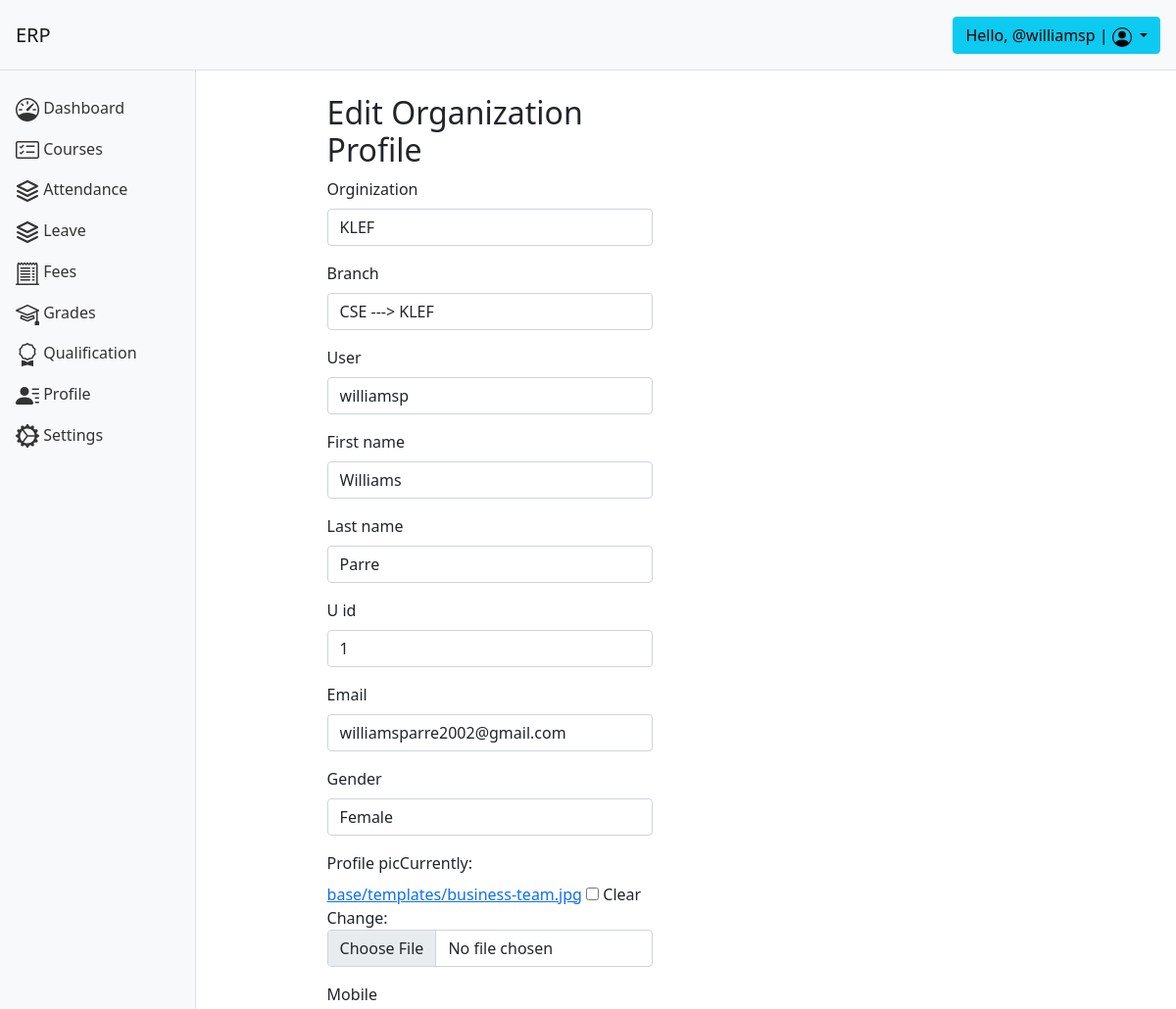
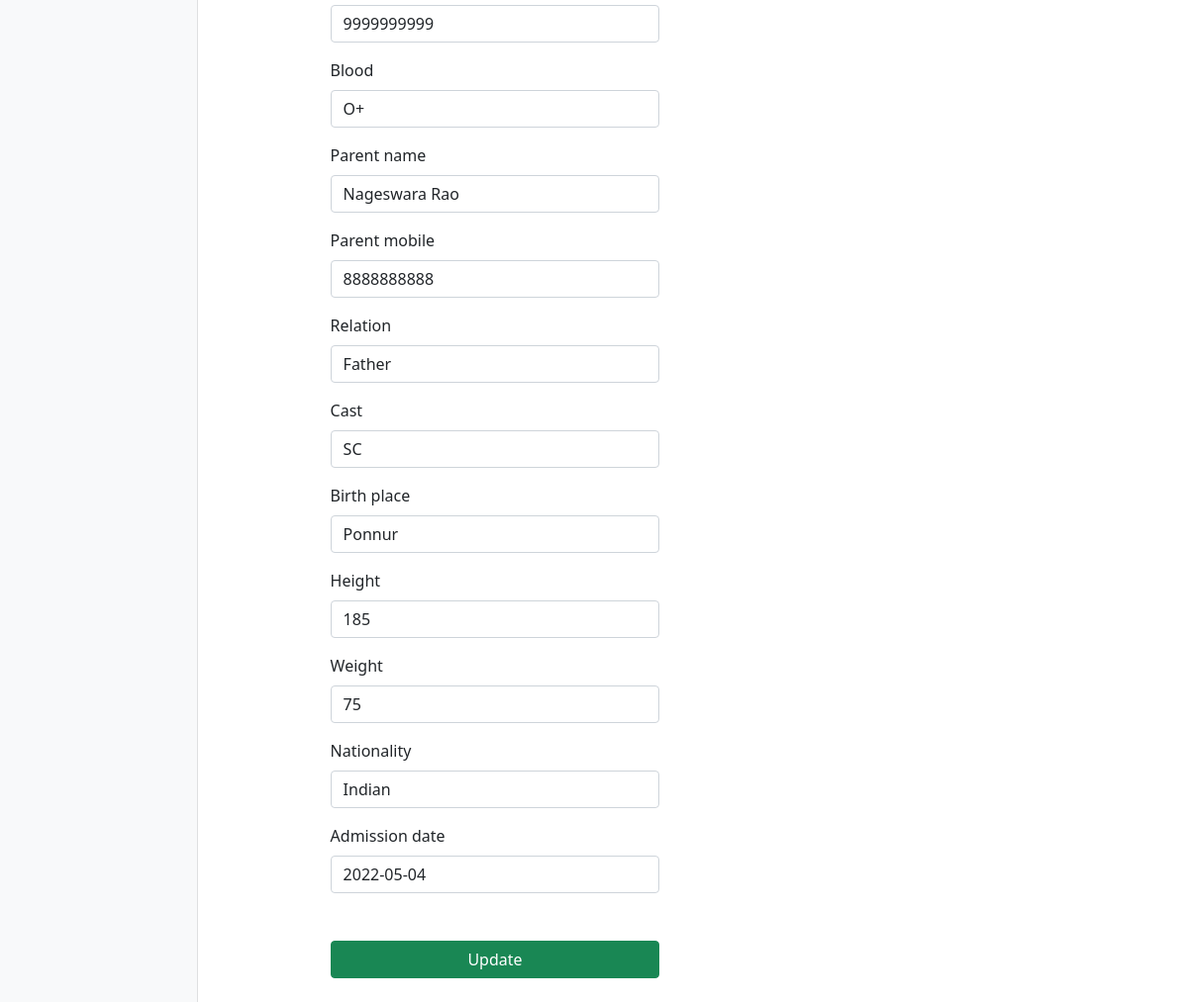
The page /user/update_org_prof/ (signed in) on the database its author committed (2 pictures, top to bottom).
### base/models.py (models this page shows, shortened)
class Branch(models.Model):
    orginization = models.OneToOneField(Orginization, on_delete=models.CASCADE)
    name = models.CharField(max_length=200)
    def __str__(self):
        return self.name+' ---> '+str(self.orginization)

class Student(models.Model):
    orginization = models.OneToOneField(Orginization, on_delete=models.CASCADE)
    branch = models.ForeignKey(
        Branch, on_delete=models.CASCADE)
    user = models.OneToOneField(User, on_delete=models.CASCADE)
    first_name = models.CharField(max_length=200)
    last_name = models.CharField(max_length=200)
    u_id = models.BigIntegerField()
    email = models.EmailField()
    gender = models.CharField(max_length=10, choices=[(
        'Male', 'Male'), ('Female', 'Female'), ('Others', 'Others')])
    profile_pic = models.ImageField(upload_to='base/templates/', blank=True)
    mobile = models.BigIntegerField()
    blood = models.CharField(max_length=5)
    parent_name = models.CharField(max_length=200)
    parent_mobile = models.BigIntegerField()
    relation = models.CharField(max_length=200)
    cast = models.CharField(max_length=20)
    birth_place = models.CharField(max_length=20)
    height = models.IntegerField()
    weight = models.IntegerField()
    nationality = models.CharField(max_length=40)
    admission_date = models.DateField()

### base/views.py (the view)
# urls.py: path('update_org_prof/', views.update_org_profile, name='update_org_profile' ),
@login_required(login_url='login')
def update_org_profile(request):
    pk = request.user.id
    user = User.objects.get(id=pk)
    group = user.groups.all()[0].name
    print(request.method)
    if request.method == "POST":
        if group == 'lecturer':
            form = FacultyRegistriationForm(request.POST, instance=Lecturer.objects.get(user=user.id))
            if form.is_valid():
                form.save()
                messages.success(request, 'Organization Profile updated successfully!')
                return user_profile(request, pk=request.user.id)
            else:
                messages.error(request, 'Error occured during form processing.')
        elif group == 'student':
            form = StudentRegistriationForm(request.POST, instance=Student.objects.get(user=user.id))
            if form.is_valid():
                form.save()
                messages.success(request, 'Organization Profile updated successfully!')
                return user_profile(request, pk=request.user.id)
            else:
                messages.error(request, 'Error occured during form processing.')
        elif group == 'non_teaching':
            form = NonTeachingFacultyRegistriationForm(request.POST, instance=NonTeaching.objects.get(user=user.id))
            if form.is_valid():
                form.save()
                messages.success(request, 'Organization Profile updated successfully!')
                return user_profile(request, pk=request.user.id)
            else:
                messages.error(request, 'Error occured during form processing.')
    else:
        profile = ''
        if group == 'admin':
            print('Hi you are admin')
        elif group == 'lecturer':
            form = FacultyRegistriationForm(instance=Lecturer.objects.get(user=user.id))
        elif group == 'student':
            form = StudentRegistriationForm(instance=Student.objects.get(user=user.id))
        elif group == 'non_teaching':
            form = NonTeachingFacultyRegistriationForm(instance=NonTeaching.objects.get(user=user.id))
        return render(request, 'base/org_profile_update.html', {'form': form })

### base/forms.py
class StudentRegistriationForm(ModelForm):
    class Meta:
        model = Student
        fields = '__all__'

### base/models.py (called while the page is built)
    def __str__(self):
        return self.orginization_name

### base/templates/base/org_profile_update.html (shortened to what this page needs)
{% extends 'base/home.html' %}
{% load bootstrap3 %}
{% block content %}
<div>
    <form method="POST" action="{% url 'update_org_profile' %}">
        <div class="container" style="width: 40%;">
            <h2>Edit Organization Profile</h2>
            {% bootstrap_form form %}
            <input type="submit" class="btn btn-success" style="width: 100%;margin-top: 2rem;" value="Update" />
        </div>
    </form>
</div>
{% endblock %}

### base/templates/base/home.html (shortened to what this page needs)
<!DOCTYPE html>
<html lang="en">
<head>
    <link rel="stylesheet" href="https://stackpath.bootstrapcdn.com/bootstrap/5.0.0-alpha1/css/bootstrap.min.css"
>
    <link rel="stylesheet" href="https://cdn.jsdelivr.net/chartist.js/latest/chartist.min.css">
</head>
<body>
    <nav class="navbar navbar-light bg-light p-3">
        <div class="d-flex col-12 col-md-3 col-lg-2 mb-2 mb-lg-0 flex-wrap flex-md-nowrap justify-content-between">
            <a class="navbar-brand" href="{% url 'dashboard' %}">
                ERP
            </a>
        </div>
        <div class="col-12 col-md-5 col-lg-8 d-flex align-items-center justify-content-md-end mt-3 mt-md-0">
            <div class="dropdown">
                <button class="btn btn-info dropdown-toggle" type="button" id="dropdownMenuButton"
                    data-toggle="dropdown" aria-expanded="false">
                    Hello, @{{request.user}} |
                </button>
            </div>
        </div>
    </nav>
    <div class="container-fluid">
        <div class="row">
            <nav id="sidebar" class="col-md-3 col-lg-2 d-md-block bg-light sidebar collapse">
                <div class="position-sticky">
                    <ul class="nav flex-column">
                        <li class="nav-item">
                            <a class="nav-link {% if request.path == '/user/dashboard/'%} active {% endif %}"
                                aria-current="page" href="{% url 'dashboard' %}">
                                <span class="ml-2">Dashboard</span>
                            </a>
                        </li>
                        <li class="nav-item">
                            <a class="nav-link {% if request.path == '/user/courses/'%} active {% endif %}"
                                href="{% url 'courses'%}">
                                <span class="ml-2">Courses</span>
                            </a>
                        </li>
                        <li class="nav-item">
                            <a class="nav-link {% if request.path == '/user/attendance/'%} active {% endif %}"
                                href="{% url 'attendance' %}">
                                <span class="ml-2">Attendance</span>
                            </a>
                        </li>
                        <li class="nav-item">
                            <a class="nav-link {% if request.path == '/user/leave/'%} active {% endif %}"
                                href="{% url 'leave' %}">
                                <span class="ml-2">Leave</span>
                            </a>
                        </li>
                        <li class="nav-item">
                            <a class="nav-link {% if request.path == '/user/fees/'%} active {% endif %}"
                                href="{% url 'fees' %}">
                                <span class="ml-2">Fees</span>
                            </a>
                        </li>
                        <li class="nav-item">
                            <a class="nav-link {% if request.path == '/user/grades/' %} active {% endif %}"
                                href="{% url 'grades' %}">
                                <span class="ml-2">Grades</span>
                            </a>
                        </li>
                        <li class="nav-item">
                            <a class="nav-link {% if request.path == '/user/qualification/'%} active {% endif %}"
                                href="{% url 'qualification' %}">
                                <span class="ml-2">Qualification</span>
                            </a>
                        </li>
                        <li class="nav-item">
                            <a class="nav-link {% if '/user/profile/' in  request.path %} active {% endif %}"
                                href="{% url 'profile' request.user.id %}">
                                <span class="ml-2">Profile</span>
                            </a>
                        </li>
                        <li class="nav-item">
                            <a class="nav-link {% if request.path == '/user/settings/'%} active {% endif %}"
                                href="{% url 'settings' %}">
                                <span class="ml-2">Settings</span>
                            </a>
                        </li>
                    </ul>
                </div>
            </nav>
            <main class="col-md-9 ml-sm-auto col-lg-10 px-md-4 py-4">
                {% block content %}
                {% endblock %}
            </main>
        </div>
    </div>
</body>
</html>

### base/templates/base/home.html (style rules this page uses)
.sidebar { position: fixed; top: 0; bottom: 0; left: 0; z-index: 100; padding: 90px 0 0; box-shadow: inset -1px 0 0 rgba(0, 0, 0, .1); z-index: 99; }
.navbar { box-shadow: inset 0 -1px 0 rgba(0, 0, 0, .1); }
@media (min-width: 767.98px) { .navbar { top: 0; position: sticky; z-index: 999; } }
.sidebar .nav-link { color: #333; }

### rows shown on the page
Branch: orginization "KLEF"
Student: branch "CSE ---> KLEF", user "williamsp", first_name "Williams", last_name "Parre", u_id "1", email "williamsparre2002@gmail.com", gender "Female", mobile "9999999999", blood "O+", parent_name "Nageswara Rao", parent_mobile "8888888888", relation "Father", cast "SC", birth_place "Ponnur", height "185", weight "75", nationality "Indian", admission_date "2022-05-04"

### other values the page prints
{{ request.user }} "williamsp"
